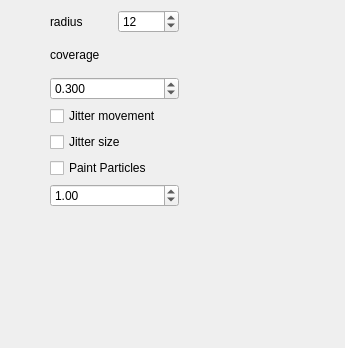
<ui version="4.0" >
 <class>WdgDynaOptions</class>
 <widget class="QWidget" name="WdgDynaOptions" >
  <property name="geometry" >
   <rect>
    <x>0</x>
    <y>0</y>
    <width>345</width>
    <height>348</height>
   </rect>
  </property>
  <property name="sizePolicy" >
   <sizepolicy vsizetype="Preferred" hsizetype="Preferred" >
    <horstretch>210</horstretch>
    <verstretch>60</verstretch>
   </sizepolicy>
  </property>
  <property name="minimumSize" >
   <size>
    <width>210</width>
    <height>60</height>
   </size>
  </property>
  <widget class="QWidget" name="layoutWidget" >
   <property name="geometry" >
    <rect>
     <x>50</x>
     <y>10</y>
     <width>129</width>
     <height>197</height>
    </rect>
   </property>
   <layout class="QVBoxLayout" name="verticalLayout_2" >
    <item>
     <layout class="QHBoxLayout" name="horizontalLayout" >
      <item>
       <widget class="QLabel" name="radiusLabel" >
        <property name="text" >
         <string>radius</string>
        </property>
       </widget>
      </item>
      <item>
       <widget class="QSpinBox" name="radiusSpinBox" >
        <property name="value" >
         <number>12</number>
        </property>
       </widget>
      </item>
     </layout>
    </item>
    <item>
     <layout class="QVBoxLayout" name="verticalLayout" >
      <item>
       <widget class="QLabel" name="coverageLabel" >
        <property name="text" >
         <string>coverage</string>
        </property>
       </widget>
      </item>
      <item>
       <widget class="QDoubleSpinBox" name="coverageSpin" >
        <property name="decimals" >
         <number>3</number>
        </property>
        <property name="maximum" >
         <double>1.000000000000000</double>
        </property>
        <property name="singleStep" >
         <double>0.050000000000000</double>
        </property>
        <property name="value" >
         <double>0.300000000000000</double>
        </property>
       </widget>
      </item>
      <item>
       <widget class="QCheckBox" name="jitterMoveBox" >
        <property name="text" >
         <string>Jitter movement</string>
        </property>
       </widget>
      </item>
      <item>
       <widget class="QCheckBox" name="jitterSizeBox" >
        <property name="text" >
         <string>Jitter size</string>
        </property>
       </widget>
      </item>
      <item>
       <widget class="QCheckBox" name="useParticlesBox" >
        <property name="text" >
         <string>Paint Particles</string>
        </property>
       </widget>
      </item>
      <item>
       <widget class="QDoubleSpinBox" name="amountSpin" >
        <property name="decimals" >
         <number>2</number>
        </property>
        <property name="maximum" >
         <double>5.000000000000000</double>
        </property>
        <property name="singleStep" >
         <double>0.100000000000000</double>
        </property>
        <property name="value" >
         <double>1.000000000000000</double>
        </property>
       </widget>
      </item>
     </layout>
    </item>
   </layout>
  </widget>
 </widget>
 <resources/>
 <connections/>
</ui>
